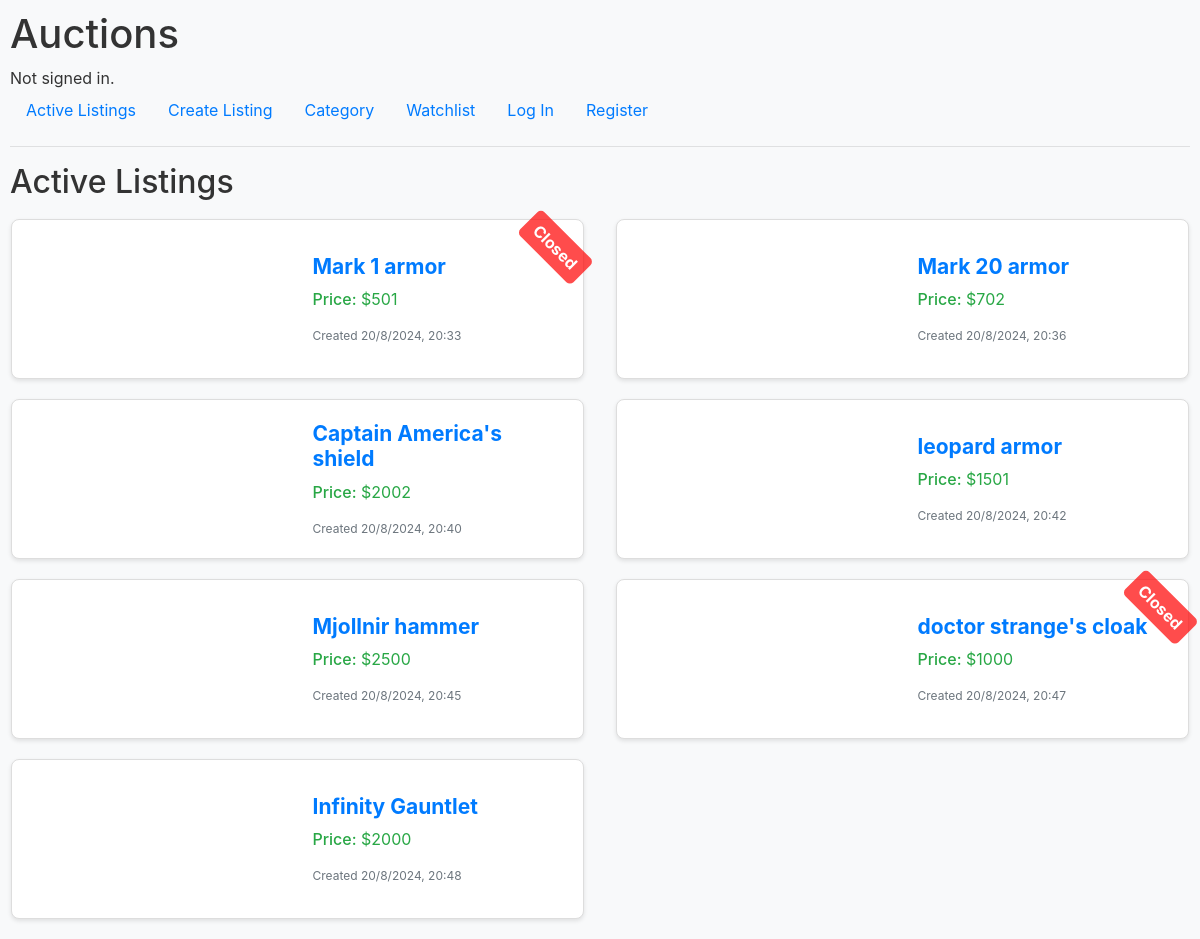
The page / on the database its author committed.
### auctions/models.py (models this page shows)
class AuctionList(models.Model):
    title = models.CharField(max_length=64)
    description = models.CharField(max_length=200)
    category = models.CharField(max_length=64)
    time = models.CharField(max_length=64)
    image_url = models.CharField(max_length=1000)
    price = models.IntegerField()
    closed = models.BooleanField(default = False)

### auctions/views.py (the view)
# urls.py: path("", views.index, name="index"),
def index(request):
    products = AuctionList.objects.all()
    return render(request, "auctions/index.html", {
        "products": products
    })

### auctions/templates/auctions/index.html (shortened to what this page needs)
{% extends "auctions/layout.html" %}
{% block body %}
    <h2>Active Listings</h2>
    <div class="products row">
        {% for product in products %}
            <div class="col-md-6">
                <a href="{% url 'specific' product.id %}">
                    <div class="product row">
                        <div class="product-img col-md-6">
                        </div>
                        <div class="product-infor col-md-6">
                            <h4>{{ product.title }}</h4>
                            <p><span>Price:</span> ${{ product.price }}</p>
                            <small>{{ product.time }}</small>
                        </div>
                        {% if product.closed %}
                            <div class="closed">Closed</div>
                        {% endif %}
                    </div>
                </a>
            </div>
        {% endfor %}
    </div>
{% endblock %}

### auctions/templates/auctions/layout.html (shortened to what this page needs)
{% load static %}
<!DOCTYPE html>
<html lang="en">
    <head>
        <link rel="stylesheet" href="https://stackpath.bootstrapcdn.com/bootstrap/4.4.1/css/bootstrap.min.css">
        <link href="{% static 'auctions/styles.css' %}" rel="stylesheet">
    </head>
    <body>
        <h1>Auctions</h1>
        <div>
            {% if user.is_authenticated %}
                Signed in as <strong>{{ user.username }}</strong>.
            {% else %}
                Not signed in.
            {% endif %}
        </div>
        <ul class="nav">
            <li class="nav-item">
                <a class="nav-link" href="{% url 'index' %}">Active Listings</a>
            </li>
            <li class="nav-item">
                <a class="nav-link" href="{% url 'create listing' %}">Create Listing</a>
            </li>
            <li class="nav-item">
                <a class="nav-link" href="{% url 'category' %}">Category</a>
            </li>
            <li class="nav-item">
                <a class="nav-link" href="{% url 'watchlist' %}">Watchlist</a>
            </li>
            {% if user.is_authenticated %}
                <li class="nav-item">
                    <a class="nav-link" href="{% url 'logout' %}">Log Out</a>
                </li>
            {% else %}
                <li class="nav-item">
                    <a class="nav-link" href="{% url 'login' %}">Log In</a>
                </li>
                <li class="nav-item">
                    <a class="nav-link" href="{% url 'register' %}">Register</a>
                </li>
            {% endif %}
        </ul>
        <hr>
        {% block body %}
        {% endblock %}
    </body>
</html>

### auctions/static/auctions/styles.css (style rules this page uses)
body { padding: 10px; background-color: #f8f9fa; color: #333; }
.product { position: relative; display: flex; justify-content: center; align-items: center; height: 160px; border: 1px solid #ddd; border-radius: 8px; background-color: #fff; box-shadow: 0 2px 4px rgba(0, 0, 0, 0.1); margin: 10px 1px; transition: transform 0.2s, box-shadow 0.2s; }
.closed { position: absolute; top: 10px; right: -10px; background-color: rgba(255, 0, 0, 0.7); color: #fff; padding: 5px 10px; border-radius: 5px; font-weight: bold; transform: rotate(45deg); transform-origin: center; transition: background-color 0.2s; }
.product h4 { overflow: hidden; text-overflow: ellipsis; }
.product-img { position: relative; border-top-left-radius: 8px; border-top-right-radius: 8px; display: flex; height: 100%; justify-content: center; align-items: center; }
.product-infor { padding: 15px; display: flex; flex-direction: column; justify-content: space-between; }
.product-infor span { font-weight: 500; }
.product-infor p { color: #28a745; }
.product-infor h4 { font-size: 21px; font-weight: bold; color: #007bff; }
.product-infor small { font-size: 12px; color: #6c757d; }

### rows shown on the page
AuctionList: title "Mark 1 armor", price "501", time "Created 20/8/2024, 20:33", closed "Closed"
AuctionList: title "Mark 20 armor", price "702", time "Created 20/8/2024, 20:36"
AuctionList: title "Captain America's shield", price "2002", time "Created 20/8/2024, 20:40"
AuctionList: title "leopard armor", price "1501", time "Created 20/8/2024, 20:42"
AuctionList: title "Mjollnir hammer", price "2500", time "Created 20/8/2024, 20:45"
AuctionList: title "doctor strange's cloak", price "1000", time "Created 20/8/2024, 20:47", closed "Closed"
AuctionList: title "Infinity Gauntlet", price "2000", time "Created 20/8/2024, 20:48"
